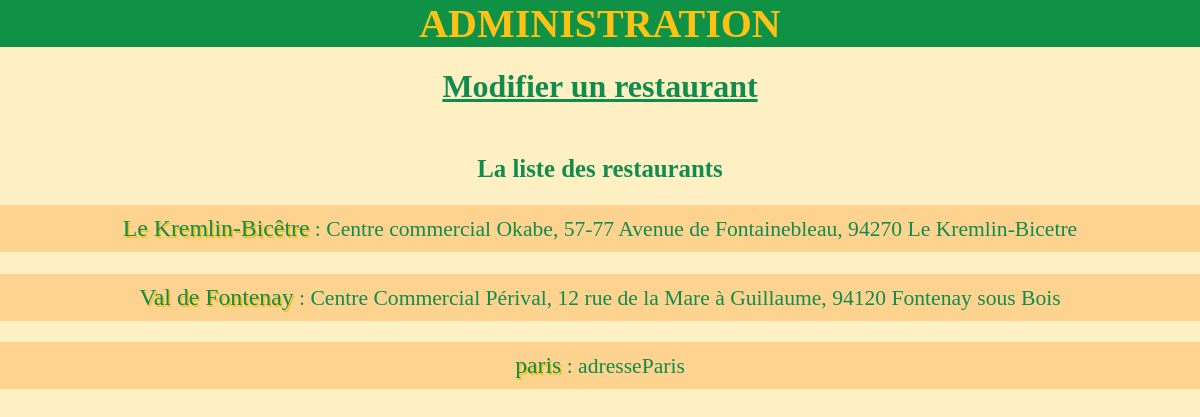
The app's page /modifRestaurant (signed in) with its own data.
### tables this page shows
CREATE TABLE IF NOT EXISTS `restaurant` (
  `id` int(11) NOT NULL AUTO_INCREMENT,
  `ville` varchar(255) NOT NULL,
  `adresse` varchar(255) NOT NULL,
  `telephone` varchar(20) NOT NULL,
  `horaires` varchar(255) NOT NULL,
  `image` varchar(255) NOT NULL,
  `lat` varchar(25) NOT NULL,
  `lng` varchar(25) NOT NULL,
  `url` varchar(255) NOT NULL,
  PRIMARY KEY (`id`)
);

### controller/frontend.php (called while the page is built, shortened)
<?php
function modifRestaurant()
{
    $listeRestaurantManager = new AdministrationPostManager();
    $restaurants = $listeRestaurantManager->listeRestaurant();
    require('view/viewModifRestaurant.php');
}

### model/AdministrationPostManager.php (called while the page is built, shortened)
<?php
class AdministrationPostManager extends Manager{
    public function listeRestaurant()
    {
        $connexion = $this-> connexion();
        $req = $connexion->query('SELECT id, ville, adresse, url FROM restaurant ORDER BY id ASC ');
        return $req;
    }
}

### view/viewModifRestaurant.php (the view, shortened to what this page needs)
<?php require('public/textFunctions/headerAdministrateur.php'); ?>
<h1>Modifier un restaurant</h1>
<div id="listeRestaurant">
    <h1>La liste des restaurants</h1>
    <?php  foreach ($restaurants as $restaurant ): ?>
    <a href="modifier-restaurant-<?= htmlspecialchars($restaurant['id']) ?>">
        <p><span><?= $restaurant['ville'] ?></span> :
            <?= $restaurant['adresse'] ?>
        </p>
    </a>
    <?php endforeach; ?>
</div>
<?php require('view/template.php'); ?>

### public/css/modifRestaurant.css (style rules this page uses)
html, body { margin: 0; padding: 0; font-family: 'Verdana'; margin: auto; background-color: #fff0c4; text-align: center; font-size: 100%; }
h1 { color: #0f8c4e; text-decoration: underline; }
#listeRestaurant { margin-top: 50px; }
#listeRestaurant h1 { text-decoration: none; font-size: 155%; }
#listeRestaurant p { background-color: #fed38f; color: #0f8c4e; font-size: 135%; padding: 10px; }
#listeRestaurant span { text-shadow: 1.5px 1.5px #f1bf11; font-size: 110%; }
p { background-color: #fed38f; color: #0f8c4e; }
span { text-shadow: 1.5px 1.5px #f1bf11; font-size: 110%; }

### public/textFunctions/headerAdministrateur.php (style rules this page uses)
a { text-decoration: none; }

### records on screen
restaurant: ville "Le Kremlin-Bicêtre", adresse "Centre commercial Okabe, 57-77 Avenue de Fontainebleau, 94270 Le Kremlin-Bicetre"
restaurant: ville "Val de Fontenay", adresse "Centre Commercial Périval, 12 rue de la Mare à Guillaume, 94120 Fontenay sous Bois"
restaurant: ville "paris", adresse "adresseParis"
